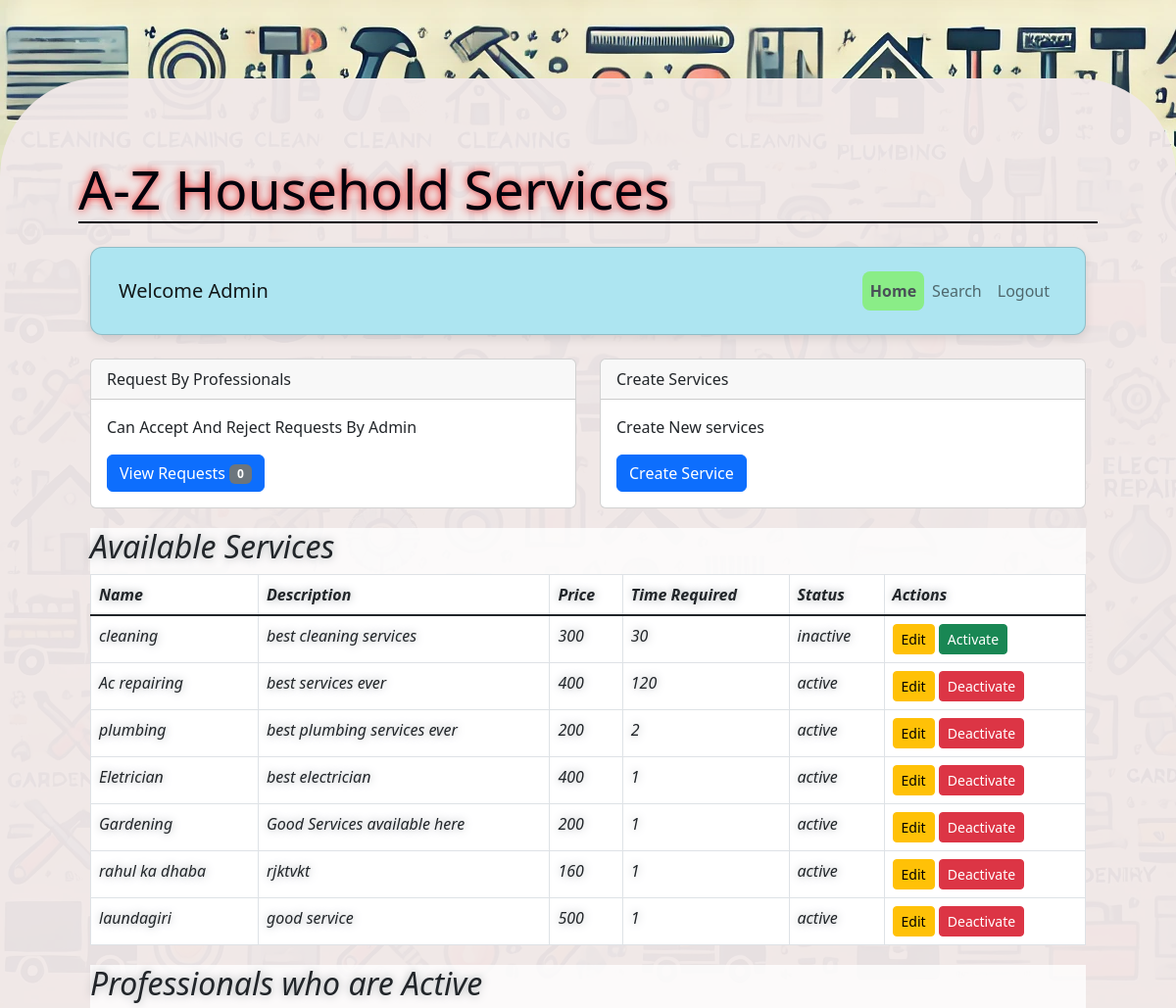
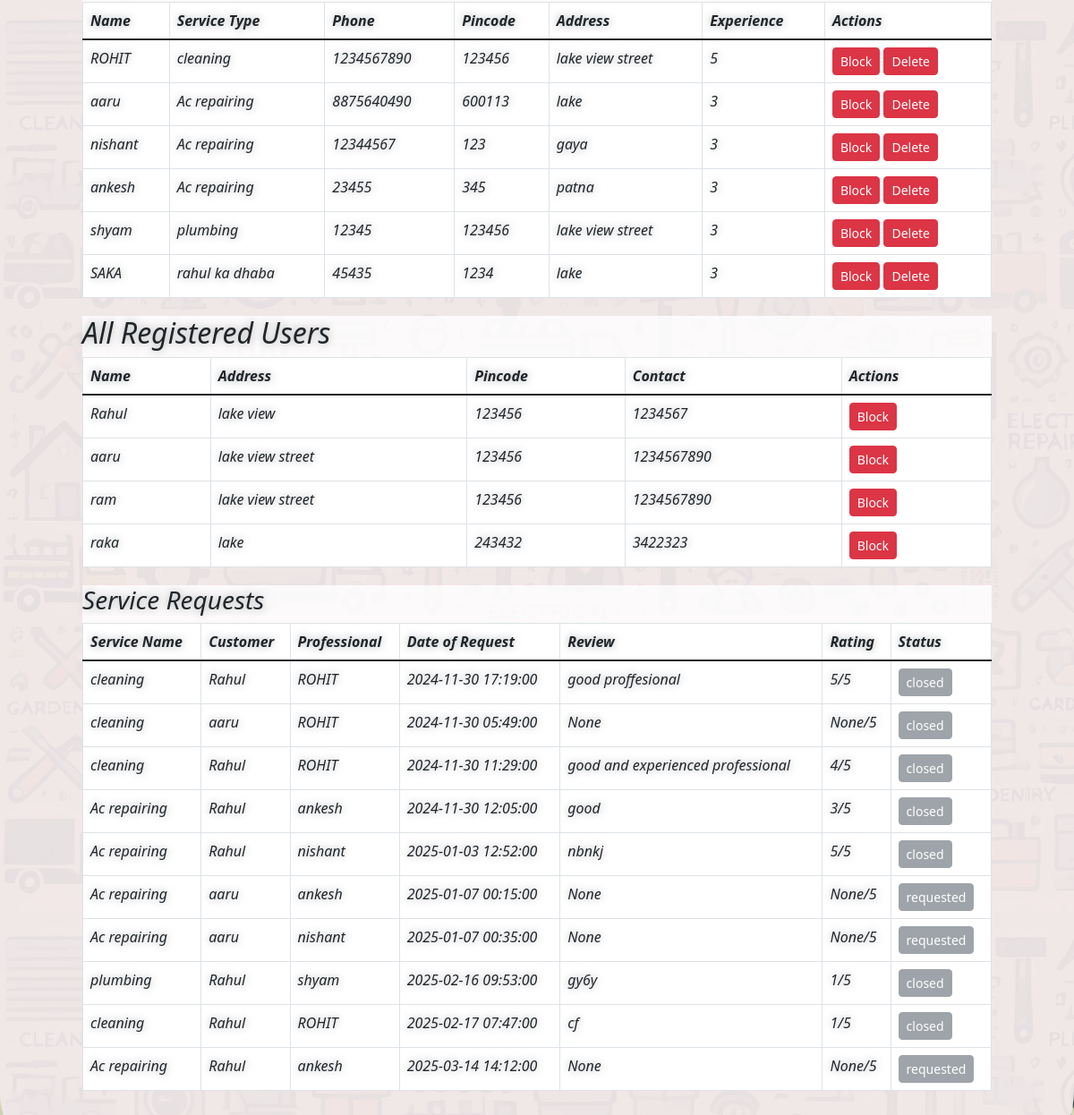
The app's page /admin_dashboard (signed in), older data (2 pictures, top to bottom).
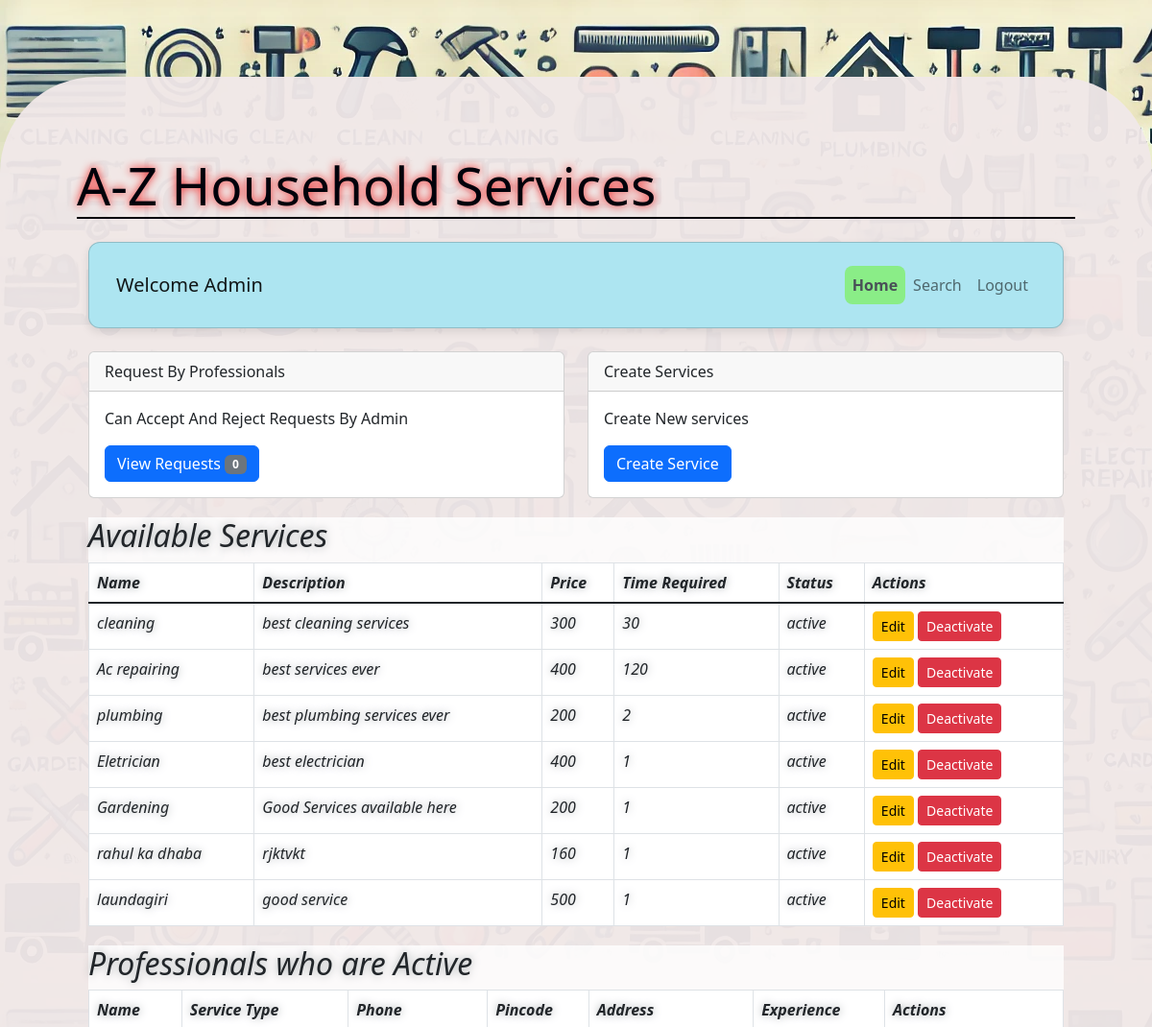
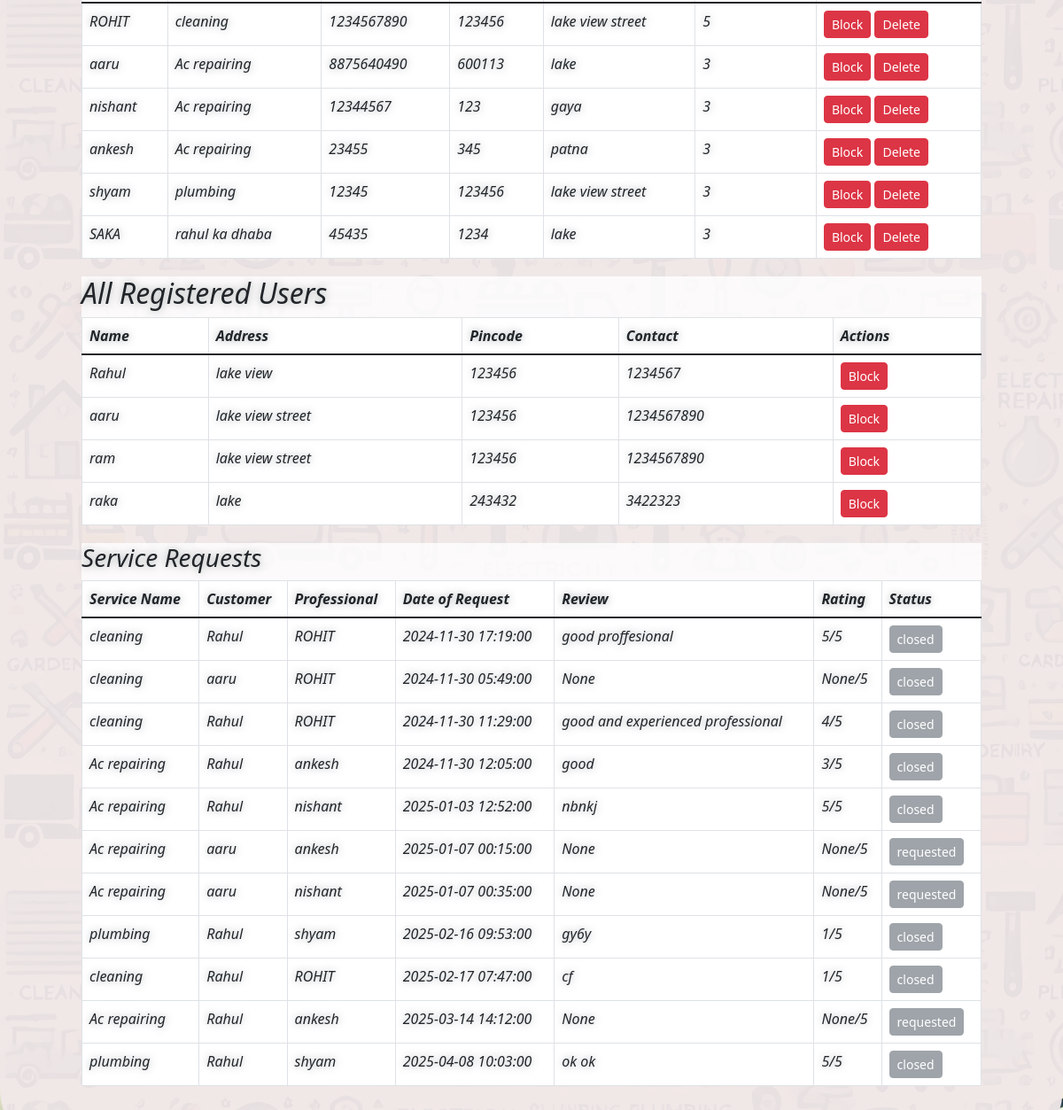
The same page, newer data (2 pictures, top to bottom).
### model.py (models this page shows)
class Service(db.Model):
    id = db.Column(db.Integer, primary_key=True)
    name = db.Column(db.String(100), nullable=False)
    description = db.Column(db.String(255), nullable=False)
    price = db.Column(db.Integer, nullable=False)
    time_required = db.Column(db.Integer, nullable=False)
    status = db.Column(db.String(20), nullable=False, default='active')
    professionals = db.relationship('Professional', backref='service', lazy=True)
    service_requests = db.relationship('ServiceRequest', backref='service', lazy=True)

class Professional(db.Model):
    id = db.Column(db.Integer, primary_key=True)
    username = db.Column(db.String(50), unique=True, nullable=False)
    password = db.Column(db.String(100), nullable=False)
    full_name = db.Column(db.String(100), nullable=False)
    service_provided = db.Column(db.String(100), nullable=False)
    pincode = db.Column(db.Integer, nullable = False)
    contact = db.Column(db.Integer, nullable = False)
    Experience = db.Column(db.Integer, nullable = False)
    serviceType = db.Column(db.String(100), nullable=False)
    role = db.Column(db.String(20), nullable=False, default='professional')
    status = db.Column(db.String(20), nullable=False, default='available')
    service_id = db.Column(db.Integer, db.ForeignKey('service.id'), nullable=False)
    service_requests = db.relationship('ServiceRequest', backref='professional', lazy=True)

class User(db.Model):
    id = db.Column(db.Integer, primary_key=True)
    username = db.Column(db.String(50), unique=True, nullable=False)
    password = db.Column(db.String(100), nullable=False)
    address = db.Column(db.String(255), nullable = False)
    pincode = db.Column(db.Integer, nullable = False)
    contact = db.Column(db.Integer, nullable = False)
    role = db.Column(db.String(20), nullable=False, default='customer')
    status = db.Column(db.String(20), nullable=False, default='active')
    service_requests = db.relationship('ServiceRequest', backref='customer', lazy=True)

class ServiceRequest(db.Model):
    id = db.Column(db.Integer, primary_key=True)
    service_id = db.Column(db.Integer, db.ForeignKey('service.id'), nullable=False)
    customer_id = db.Column(db.Integer, db.ForeignKey('user.id'), nullable=False)
    professional_id = db.Column(db.Integer, db.ForeignKey('professional.id'), nullable=True)
    date_of_request = db.Column(db.DateTime, default=lambda: datetime.utcnow().replace(second=0, microsecond=0))
    status = db.Column(db.String(20), nullable=False)  # requested, assigned, closed
    rating = db.Column(db.Integer, nullable=True)
    review = db.Column(db.String(255), nullable=True)

### app.py (the view, shortened to what this page needs)
@app.route('/admin_dashboard', methods=['GET', 'POST'])
def admin_dashboard():
    if 'role' in session and session['role'] == 'admin':
        users = Admin.query.all()
        services = Service.query.all()
        professionals = Professional.query.all()
        customers = User.query.all()
        service_requests = ServiceRequest.query.filter(ServiceRequest.status.in_(['requested', 'rejected', 'accepted', 'closed'])).all()
        pending_professionals = Professional.query.filter_by(status='pending').all()
        active_professionals = Professional.query.filter(Professional.status.in_(['approved', 'blocked'])).all()
        search_results = []
        search_option = None
        show_modal = False
        return render_template('admin_dashboard.html', users=users, services=services, professionals=professionals, customers=customers, pending_professionals=pending_professionals, active_professionals=active_professionals, service_requests=service_requests, search_results=search_results, search_option=search_option, show_modal=show_modal)
    return redirect(url_for('login'))

### templates/admin_dashboard.html (shortened to what this page needs)
<!DOCTYPE html>
<html lang="en">
<head>
    <link href="https://stackpath.bootstrapcdn.com/bootstrap/5.1.3/css/bootstrap.min.css" rel="stylesheet">
</head>
<body>
    <div class="login-container">
        <div class="login-header">
            <h2>A-Z Household Services</h2>
        </div>
    {% include 'navbar.html' %}
    <div class="container">
        <div class="row mt-4">
            <div class="col-md-6">
                <div class="card">
                    <div class="card-header">
                        Request By Professionals
                    </div>
                    <div class="card-body">
                        <p>Can Accept And Reject Requests By Admin </p>
                        <button type="button" class="btn btn-primary" data-bs-toggle="modal" data-bs-target="#viewRequestsModal">
                            View Requests
                        <span class="badge bg-secondary">{{ pending_professionals|length }}</span>
                        </button>
                    </div>
                </div>
            </div>
            <div class="col-md-6">
                <div class="card">
                    <div class="card-header">
                        Create Services
                    </div>
                    <div class="card-body">
                        <p>Create New services </p>
                        <button type="button" class="btn btn-primary" data-bs-toggle="modal" data-bs-target="#createServiceModal">
                            Create Service
                        </button>
                    </div>
                </div>
            </div>
        </div>
        <div class="section">
            <h2>Available Services</h2>
            <table class="table table-bordered">
                <thead>
                    <tr>
                        <th>Name</th>
                        <th>Description</th>
                        <th>Price</th>
                        <th>Time Required</th>
                        <th>Status</th>
                        <th>Actions</th>
                    </tr>
                </thead>
                <tbody>
                    {% for service in services %}
                    <tr>
                        <td>{{ service.name }}</td>
                        <td>{{ service.description }}</td>
                        <td>{{ service.price }}</td>
                        <td>{{ service.time_required }}</td>
                        <td>{{ service.status }}</td>
                        <td>
                            <button type="button" class="btn btn-warning btn-sm" data-bs-toggle="modal" data-bs-target="#editServiceModal{{ service.id }}">
                                Edit
                            </button>
                            <form action="/admin/toggle_service_status/{{ service.id }}" method="POST" style="display: inline;">
                                {% if service.status == 'active' %}
                                    <button type="submit" class="btn btn-danger btn-sm">Deactivate</button>
                                {% else %}
                                    <button type="submit" class="btn btn-success btn-sm">Activate</button>
                                {% endif %}
                            </form>
                        </td>
                    </tr>
                    {% endfor %}
                </tbody>
            </table>
        </div>
        <div class="section">
            <h2> Professionals who are Active</h2>
            <table class="table table-bordered">
                <thead>
                    <tr>
                        <th>Name</th>
                        <th>Service Type</th>
                        <th>Phone</th>
                        <th>Pincode</th>
                        <th>Address</th>
                        <th>Experience</th>
                        <th>Actions</th>
                    </tr>
                </thead>
                <tbody>
                    {% for professional in active_professionals %}
                    <tr>
                        <td>{{ professional.full_name }}</td>
                        <td>{{ professional.serviceType }}</td>
                        <td>{{ professional.contact }}</td>
                        <td>{{ professional.pincode }}</td>
                        <td>{{ professional.service_provided }}</td>
                        <td>{{ professional.Experience }}</td>
                        <td>
                            <form action="/admin/toggle_professional_status/{{ professional.id }}" method="POST" style="display: inline;">
                                {% if professional.status == 'blocked' %}
                                    <button type="submit" class="btn btn-success btn-sm">Unblock</button>
                                {% else %}
                                    <button type="submit" class="btn btn-danger btn-sm">Block</button>
                                {% endif %}
                            </form>
                            <form action="/admin/delete_professional/{{ professional.id }}" method="POST" style="display: inline;">
                                <button type="submit" class="btn btn-danger btn-sm">Delete</button>
                            </form>
                        </td>
                    </tr>
                    {% endfor %}
                </tbody>
            </table>
        </div>
        <div class="section">
            <h2>All Registered Users</h2>
            <table class="table table-bordered">
                <thead>
                    <tr>
                        <th>Name</th>
                        <th>Address</th>
                        <th>Pincode</th>
                        <th>Contact</th>
                        <th>Actions</th>
                    </tr>
                </thead>
                <tbody>
                    {% for user in customers %}
                    <tr>
                        <td>{{ user.username }}</td>
                        <td>{{ user.address }}</td>
                        <td>{{ user.pincode }}</td>
                        <td>{{ user.contact }}</td>
                        <td>
                            <form action="/admin/toggle_customer_status/{{ user.id }}" method="POST" style="display: inline;">
                                {% if user.status == 'blocked' %}
                                    <button type="submit" class="btn btn-success btn-sm">Unblock</button>
                                {% else %}
                                    <button type="submit" class="btn btn-danger btn-sm">Block</button>
                                {% endif %}
                            </form>
                        </td>
                    </tr>
                    {% endfor %}
                </tbody>
            </table>
        </div>
        <div class="section">
            <h3>Service Requests</h3>
            <table class="table table-bordered">
                <thead>
                    <tr>
                        <th>Service Name</th>
                        <th>Customer</th>
                        <th>Professional</th>
                        <th>Date of Request</th>
                        <th>Review</th>
                        <th>Rating</th>
                        <th>Status</th>
                    </tr>
                </thead>
                <tbody>
                    {% for request in service_requests %}
                    <tr>
                        <td>{{ request.service.name }}</td>
                        <td>{{ request.customer.username }}</td>
                        <td>{{ request.professional.full_name if request.professional else 'N/A' }}</td>
                        <td>{{ request.date_of_request }}</td>
                        <td>{{ request.review }}</td>
                        <td>{{ request.rating }}/5</td>
                        <td>
                            <button class="btn btn-secondary btn-sm" disabled>{{ request.status }}</button>
                        </td>
                    </tr>
                    {% endfor %}
                </tbody>
            </table>
        </div>
    </div>
</body>
</html>

### templates/navbar.html (shortened to what this page needs)
<!DOCTYPE html>
<html lang="en">
<head>
  <link href="https://cdn.jsdelivr.net/npm/bootstrap@5.3.0-alpha3/dist/css/bootstrap.min.css" rel="stylesheet">
</head>
<body>
  <div class="container my-4">
    <div class="card navbar-card">
      <div class="card-body">
        <nav class="navbar navbar-expand-lg navbar-light">
          <div class="container-fluid">
            <a class="navbar-brand" href="#">
                {% if session['role'] == 'admin' %}
                Welcome Admin
                {% elif session['role'] == 'professional' %}
                Welcome {{ session['full_name'] }}
                {% elif session['role'] == 'customer' %}
                Welcome {{ session['username'] }}
                {% endif %}
            </a>
            <div class="collapse navbar-collapse" id="navbarNav">
              <ul class="navbar-nav ms-auto">
                {% if session['role'] == 'admin' %}
                <li class="nav-item">
                  <a class="nav-link active" href="#">Home</a>
                </li>
                <li class="nav-item">
                  <a class="nav-link" class="btn btn-primary" data-bs-toggle="modal" data-bs-target="#searchModal">Search</a>
                </li>
                <li class="nav-item">
                  <a class="nav-link" href="/logout">Logout</a>
                </li>
                {% endif %}
              </ul>
            </div>
          </div>
        </nav>
      </div>
    </div>
  </div>
</body>
</html>

### templates/navbar.html (style rules this page uses)
.navbar-card { background-color: #ade5f1; border-radius: 12px; box-shadow: 0px 4px 10px rgba(0, 0, 0, 0.1); }
.navbar-card { border-radius: 12px; box-shadow: 0px 4px 10px rgba(0, 0, 0, 0.1); }
.nav-link.active { background-color: #8aed87; border-radius: 8px; color: #495057 !important; font-weight: bold; }

Row changes from the older to the newer data that the page shows:
changed Service "cleaning": status "inactive" → "active"; status "Activate" → "Deactivate"
added ServiceRequest: service.name "plumbing", customer.username "Rahul", professional "shyam", date_of_request "2025-04-08 10:03:00", review "ok ok", rating "5", status "closed"
